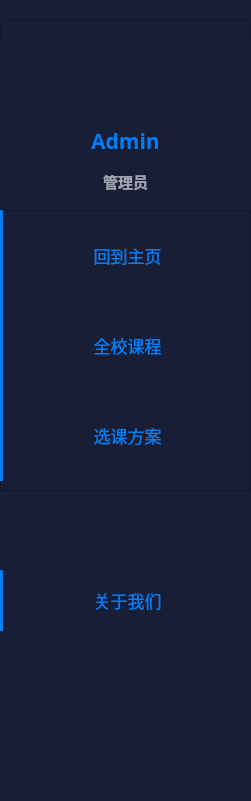
   <widget class="QFrame" name="Left">
    <property name="geometry">
     <rect>
      <x>0</x>
      <y>0</y>
      <width>251</width>
      <height>801</height>
     </rect>
    </property>
    <property name="styleSheet">
     <string notr="true">background-color: rgb(24, 30, 54);</string>
    </property>
    <property name="frameShape">
     <enum>QFrame::NoFrame</enum>
    </property>
    <property name="frameShadow">
     <enum>QFrame::Raised</enum>
    </property>
    <widget class="QFrame" name="Profile">
     <property name="geometry">
      <rect>
       <x>0</x>
       <y>20</y>
       <width>251</width>
       <height>181</height>
      </rect>
     </property>
     <property name="styleSheet">
      <string notr="true">background-color: rgb(24, 30, 54);</string>
     </property>
     <property name="frameShape">
      <enum>QFrame::StyledPanel</enum>
     </property>
     <property name="frameShadow">
      <enum>QFrame::Raised</enum>
     </property>
     <widget class="QWidget" name="layoutWidget">
      <property name="geometry">
       <rect>
        <x>0</x>
        <y>20</y>
        <width>251</width>
        <height>161</height>
       </rect>
      </property>
      <layout class="QVBoxLayout" name="information">
       <item>
        <widget class="QLabel" name="ICON">
         <property name="enabled">
          <bool>true</bool>
         </property>
         <property name="sizePolicy">
          <sizepolicy hsizetype="Expanding" vsizetype="Expanding">
           <horstretch>0</horstretch>
           <verstretch>0</verstretch>
          </sizepolicy>
         </property>
         <property name="styleSheet">
          <string notr="true">image: url(:/back/admin1.png);</string>
         </property>
         <property name="text">
          <string/>
         </property>
        </widget>
       </item>
       <item>
        <layout class="QHBoxLayout" name="horizontalLayout">
         <item>
          <spacer name="horizontalSpacer_2">
           <property name="orientation">
            <enum>Qt::Horizontal</enum>
           </property>
           <property name="sizeType">
            <enum>QSizePolicy::Fixed</enum>
           </property>
           <property name="sizeHint" stdset="0">
            <size>
             <width>35</width>
             <height>80</height>
            </size>
           </property>
          </spacer>
         </item>
         <item>
          <layout class="QVBoxLayout" name="verticalLayout_4">
           <property name="spacing">
            <number>0</number>
           </property>
           <property name="sizeConstraint">
            <enum>QLayout::SetMinimumSize</enum>
           </property>
           <item>
            <widget class="QLabel" name="nickname">
             <property name="sizePolicy">
              <sizepolicy hsizetype="Minimum" vsizetype="Minimum">
               <horstretch>0</horstretch>
               <verstretch>0</verstretch>
              </sizepolicy>
             </property>
             <property name="font">
              <font>
               <family>Century Gothic</family>
               <pointsize>16</pointsize>
               <weight>75</weight>
               <bold>true</bold>
              </font>
             </property>
             <property name="autoFillBackground">
              <bool>false</bool>
             </property>
             <property name="styleSheet">
              <string notr="true">color: rgb(0, 126, 249);</string>
             </property>
             <property name="text">
              <string>Admin</string>
             </property>
             <property name="alignment">
              <set>Qt::AlignCenter</set>
             </property>
            </widget>
           </item>
           <item>
            <widget class="QLabel" name="permission">
             <property name="sizePolicy">
              <sizepolicy hsizetype="Minimum" vsizetype="Minimum">
               <horstretch>0</horstretch>
               <verstretch>0</verstretch>
              </sizepolicy>
             </property>
             <property name="font">
              <font>
               <family>微软雅黑</family>
               <pointsize>11</pointsize>
               <weight>75</weight>
               <bold>true</bold>
              </font>
             </property>
             <property name="styleSheet">
              <string notr="true">color: rgb(158, 161, 176);</string>
             </property>
             <property name="text">
              <string>管理员</string>
             </property>
             <property name="alignment">
              <set>Qt::AlignCenter</set>
             </property>
            </widget>
           </item>
          </layout>
         </item>
         <item>
          <spacer name="horizontalSpacer">
           <property name="orientation">
            <enum>Qt::Horizontal</enum>
           </property>
           <property name="sizeType">
            <enum>QSizePolicy::Fixed</enum>
           </property>
           <property name="sizeHint" stdset="0">
            <size>
             <width>35</width>
             <height>20</height>
            </size>
           </property>
          </spacer>
         </item>
        </layout>
       </item>
      </layout>
     </widget>
    </widget>
    <widget class="QFrame" name="Buttons">
     <property name="geometry">
      <rect>
       <x>0</x>
       <y>210</y>
       <width>251</width>
       <height>281</height>
      </rect>
     </property>
     <property name="font">
      <font>
       <family>Agency FB</family>
      </font>
     </property>
     <property name="frameShape">
      <enum>QFrame::StyledPanel</enum>
     </property>
     <property name="frameShadow">
      <enum>QFrame::Raised</enum>
     </property>
     <widget class="QPushButton" name="testbutton">
      <property name="geometry">
       <rect>
        <x>0</x>
        <y>90</y>
        <width>251</width>
        <height>91</height>
       </rect>
      </property>
      <property name="font">
       <font>
        <family>微软雅黑</family>
        <pointsize>13</pointsize>
        <weight>50</weight>
        <bold>false</bold>
        <stylestrategy>PreferDefault</stylestrategy>
       </font>
      </property>
      <property name="styleSheet">
       <string notr="true">color: rgb(0, 126, 249);</string>
      </property>
      <property name="text">
       <string> 全校课程</string>
      </property>
      <property name="icon">
       <iconset resource="icon.qrc">
        <normaloff>:/back/allsearch.png</normaloff>:/back/allsearch.png</iconset>
      </property>
      <property name="iconSize">
       <size>
        <width>30</width>
        <height>30</height>
       </size>
      </property>
      <property name="autoDefault">
       <bool>false</bool>
      </property>
      <property name="flat">
       <bool>true</bool>
      </property>
     </widget>
     <widget class="QPushButton" name="testbutton_2">
      <property name="geometry">
       <rect>
        <x>0</x>
        <y>180</y>
        <width>251</width>
        <height>91</height>
       </rect>
      </property>
      <property name="font">
       <font>
        <family>微软雅黑</family>
        <pointsize>13</pointsize>
        <weight>50</weight>
        <bold>false</bold>
       </font>
      </property>
      <property name="styleSheet">
       <string notr="true">color: rgb(0, 126, 249);</string>
      </property>
      <property name="text">
       <string> 选课方案</string>
      </property>
      <property name="icon">
       <iconset resource="icon.qrc">
        <normaloff>:/back/plan.png</normaloff>:/back/plan.png</iconset>
      </property>
      <property name="iconSize">
       <size>
        <width>30</width>
        <height>30</height>
       </size>
      </property>
      <property name="autoDefault">
       <bool>false</bool>
      </property>
      <property name="flat">
       <bool>true</bool>
      </property>
     </widget>
     <widget class="QLabel" name="AllClassLabel">
      <property name="geometry">
       <rect>
        <x>0</x>
        <y>90</y>
        <width>3</width>
        <height>91</height>
       </rect>
      </property>
      <property name="styleSheet">
       <string notr="true">background-color: rgb(0, 126, 249);</string>
      </property>
      <property name="text">
       <string/>
      </property>
     </widget>
     <widget class="QLabel" name="PlanLabel">
      <property name="geometry">
       <rect>
        <x>0</x>
        <y>180</y>
        <width>3</width>
        <height>91</height>
       </rect>
      </property>
      <property name="styleSheet">
       <string notr="true">background-color: rgb(0, 126, 249);</string>
      </property>
      <property name="text">
       <string/>
      </property>
     </widget>
     <widget class="QPushButton" name="testbutton_3">
      <property name="geometry">
       <rect>
        <x>0</x>
        <y>0</y>
        <width>251</width>
        <height>91</height>
       </rect>
      </property>
      <property name="font">
       <font>
        <family>微软雅黑</family>
        <pointsize>13</pointsize>
        <weight>50</weight>
        <bold>false</bold>
       </font>
      </property>
      <property name="styleSheet">
       <string notr="true">color: rgb(0, 126, 249);</string>
      </property>
      <property name="text">
       <string> 回到主页</string>
      </property>
      <property name="icon">
       <iconset resource="icon.qrc">
        <normaloff>:/back/main.png</normaloff>:/back/main.png</iconset>
      </property>
      <property name="iconSize">
       <size>
        <width>30</width>
        <height>30</height>
       </size>
      </property>
      <property name="autoDefault">
       <bool>false</bool>
      </property>
      <property name="flat">
       <bool>true</bool>
      </property>
     </widget>
     <widget class="QLabel" name="MainPageLabel">
      <property name="geometry">
       <rect>
        <x>0</x>
        <y>0</y>
        <width>3</width>
        <height>91</height>
       </rect>
      </property>
      <property name="styleSheet">
       <string notr="true">background-color: rgb(0, 126, 249);</string>
      </property>
      <property name="text">
       <string/>
      </property>
     </widget>
    </widget>
    <widget class="QPushButton" name="aboutButton">
     <property name="geometry">
      <rect>
       <x>0</x>
       <y>570</y>
       <width>251</width>
       <height>61</height>
      </rect>
     </property>
     <property name="font">
      <font>
       <family>微软雅黑</family>
       <pointsize>13</pointsize>
       <weight>50</weight>
       <bold>false</bold>
      </font>
     </property>
     <property name="styleSheet">
      <string notr="true">color: rgb(0, 126, 249);</string>
     </property>
     <property name="text">
      <string> 关于我们</string>
     </property>
     <property name="icon">
      <iconset resource="icon.qrc">
       <normaloff>:/back/about.png</normaloff>:/back/about.png</iconset>
     </property>
     <property name="iconSize">
      <size>
       <width>30</width>
       <height>30</height>
      </size>
     </property>
     <property name="autoDefault">
      <bool>false</bool>
     </property>
     <property name="flat">
      <bool>true</bool>
     </property>
    </widget>
    <widget class="QLabel" name="About">
     <property name="geometry">
      <rect>
       <x>0</x>
       <y>570</y>
       <width>3</width>
       <height>61</height>
      </rect>
     </property>
     <property name="styleSheet">
      <string notr="true">background-color: rgb(0, 126, 249);</string>
     </property>
     <property name="text">
      <string/>
     </property>
    </widget>
   </widget>
